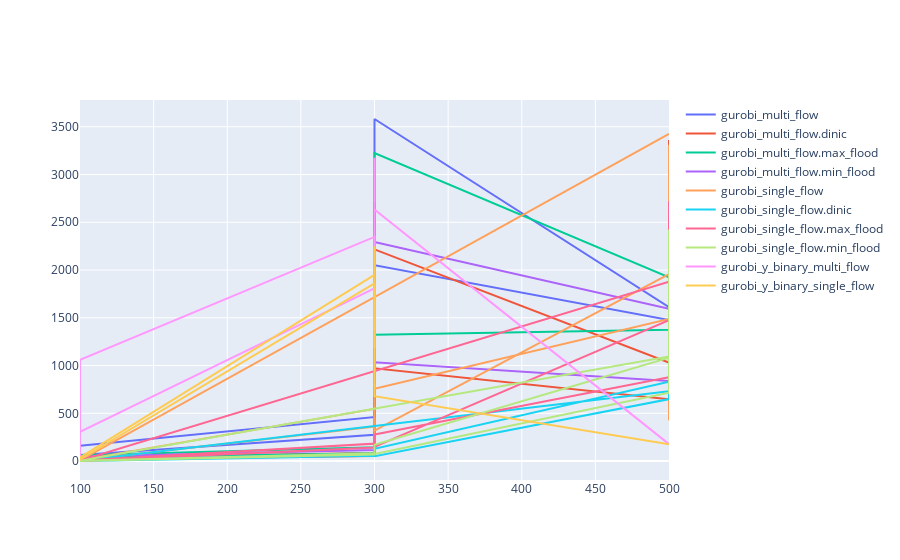

The notebook cell this image was saved under:
### Code cell
tempo = get_column('mean_time')
cols_gurobi = sorted([c for c in tempo.columns
                      if c not in ['pois', 'sensors', 'k', 'm']
                      if 'gurobi' in c])
cols_heur = sorted([c for c in tempo.columns
                    if c not in ['pois', 'sensors', 'k', 'm']
                    if 'gurobi' not in c])

fig = go.Figure(data=[
    go.Scatter(x=tempo['sensors'], y=tempo[col], name=col)
    for col in cols_gurobi
])
fig.show()
